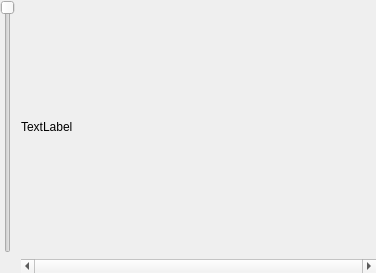
<ui version="4.0" >
 <author></author>
 <comment></comment>
 <exportmacro></exportmacro>
 <class>SignalDraw</class>
 <widget class="QWidget" name="SignalDraw" >
  <property name="geometry" >
   <rect>
    <x>0</x>
    <y>0</y>
    <width>376</width>
    <height>273</height>
   </rect>
  </property>
  <property name="windowTitle" >
   <string>Form</string>
  </property>
  <layout class="QHBoxLayout" >
   <property name="margin" >
    <number>0</number>
   </property>
   <property name="spacing" >
    <number>0</number>
   </property>
   <item>
    <layout class="QGridLayout" >
     <property name="margin" >
      <number>0</number>
     </property>
     <property name="spacing" >
      <number>6</number>
     </property>
     <item row="0" column="0" >
      <widget class="QSlider" name="verticalSlider" >
       <property name="toolTip" >
        <string>Zoom</string>
       </property>
       <property name="minimum" >
        <number>1</number>
       </property>
       <property name="maximum" >
        <number>1000</number>
       </property>
       <property name="singleStep" >
        <number>10</number>
       </property>
       <property name="pageStep" >
        <number>100</number>
       </property>
       <property name="value" >
        <number>1</number>
       </property>
       <property name="orientation" >
        <enum>Qt::Vertical</enum>
       </property>
       <property name="invertedAppearance" >
        <bool>true</bool>
       </property>
       <property name="invertedControls" >
        <bool>false</bool>
       </property>
       <property name="tickPosition" >
        <enum>QSlider::NoTicks</enum>
       </property>
      </widget>
     </item>
     <item row="0" column="1" >
      <widget class="AudioDraw" name="drawingArea" >
       <property name="text" >
        <string>TextLabel</string>
       </property>
      </widget>
     </item>
     <item row="1" column="1" >
      <widget class="QScrollBar" name="positionSB" >
       <property name="maximum" >
        <number>0</number>
       </property>
       <property name="singleStep" >
        <number>4410</number>
       </property>
       <property name="pageStep" >
        <number>44100</number>
       </property>
       <property name="orientation" >
        <enum>Qt::Horizontal</enum>
       </property>
      </widget>
     </item>
    </layout>
   </item>
  </layout>
 </widget>
 <pixmapfunction></pixmapfunction>
 <customwidgets>
  <customwidget>
   <class>AudioDraw</class>
   <extends>QLabel</extends>
   <header>AudioDraw.hxx</header>
   <container>0</container>
   <pixmap></pixmap>
  </customwidget>
 </customwidgets>
 <resources/>
 <connections/>
</ui>
